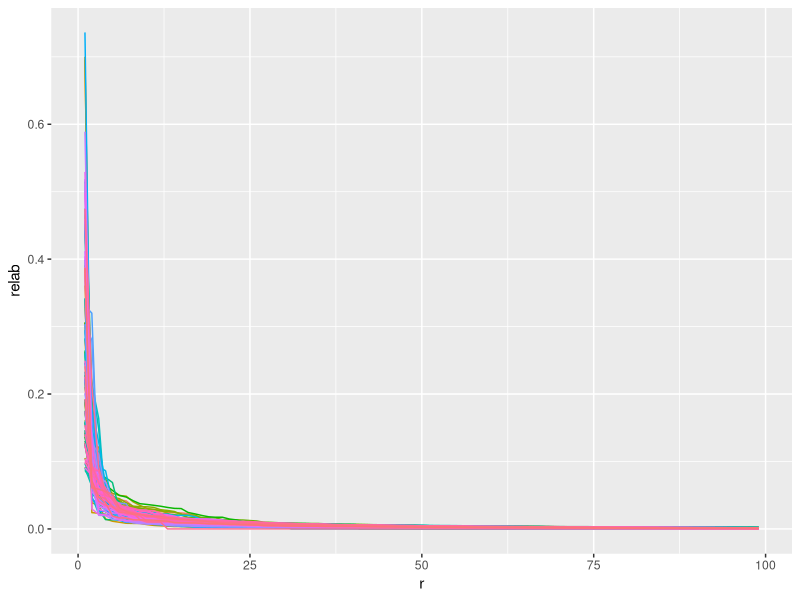
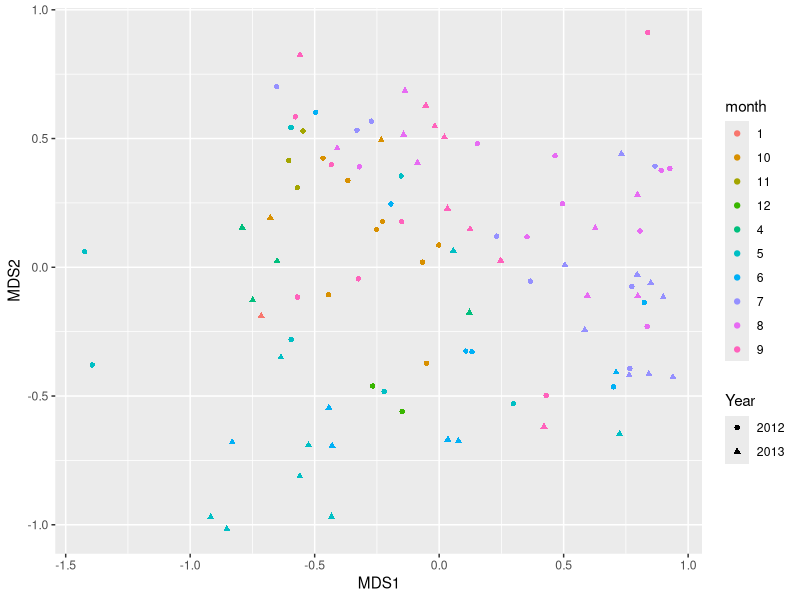
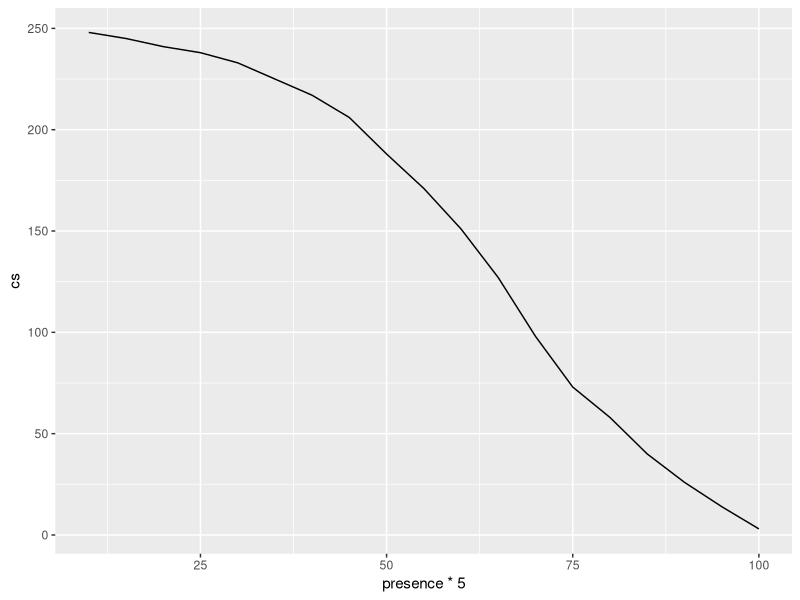

Source code (R) for these figures, in order:
## ---- chunk 1
knitr::opts_chunk$set(echo = FALSE)
## ---- chunk 2
library(tidyverse)
library(vegan)
## ---- chunk 3
counts <- read_tsv(
  'data/ampliseq_results/abundance_table/unfiltered/feature-table.tsv',
  skip = 1,
  col_types = cols(.default = col_double(), `#OTU ID` = col_character())
) %>%
  rename(asv = `#OTU ID`) %>%
  pivot_longer(2:ncol(.), names_to = 'sample', values_to = 'count') %>%
  group_by(sample) %>% mutate(relab = count/sum(count)) %>% ungroup()
samples <- read_tsv('data/samples.tsv', col_types = 'cccDc')
taxa <- read_tsv('data/ampliseq_results/taxonomy/taxonomy.tsv', col_types = 'ccd') %>%
  transmute(asv = `Feature ID`, t = str_remove_all(Taxon, 'D_[0-9]__'), confidence = Confidence) %>%
  separate(t, c('domain', 'phylum', 'class', 'order', 'family', 'genus', 'species'), sep = ';', fill = 'right') %>%
  semi_join(counts, by = 'asv')
## ---- chunk 4
counts %>%
  group_by(sample) %>% mutate(r = rank(desc(relab), ties.method = 'random')) %>%
  filter(r < 100) %>%
  ggplot(aes(r, relab, colour = sample)) +
  geom_line(aes(group = sample)) +
  #scale_y_log10() +
  theme(legend.position = 'none')
## ---- chunk 5
nmds <- counts %>% select(sample, asv, relab) %>%
  pivot_wider(names_from = asv, values_from = relab, values_fill = 0) %>%
  data.frame() %>% column_to_rownames('sample') %>%
  metaMDS()
## ---- chunk 6
nmds$points %>% data.frame() %>% rownames_to_column('sample') %>%
  inner_join(samples, by = 'sample') %>%
  mutate(month = lubridate::month(date) %>% as.character()) %>%
  ggplot(aes(MDS1, MDS2, colour = month, shape = lubridate::year(date) %>% as.character())) +
  scale_shape_discrete('Year') +
  geom_point()
## ---- chunk 7
counts %>%
  filter(count > 0) %>%
  count(asv, name = 'presence') %>%
  mutate(presence = floor(presence/96 * 20)) %>%
  count(presence) %>%
  arrange(desc(presence)) %>%
  mutate(cs = cumsum(n)) %>%
  ggplot(aes(presence * 5, cs)) +
  geom_line()
